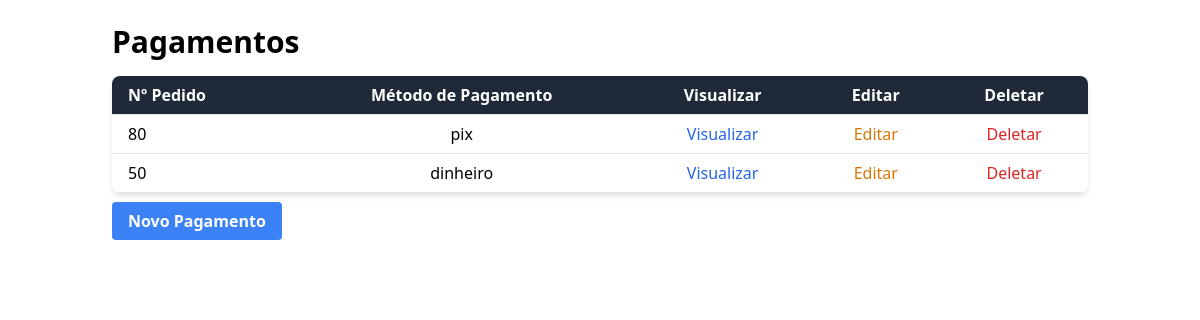
The page /pagamentos/ on the database as committed earlier.
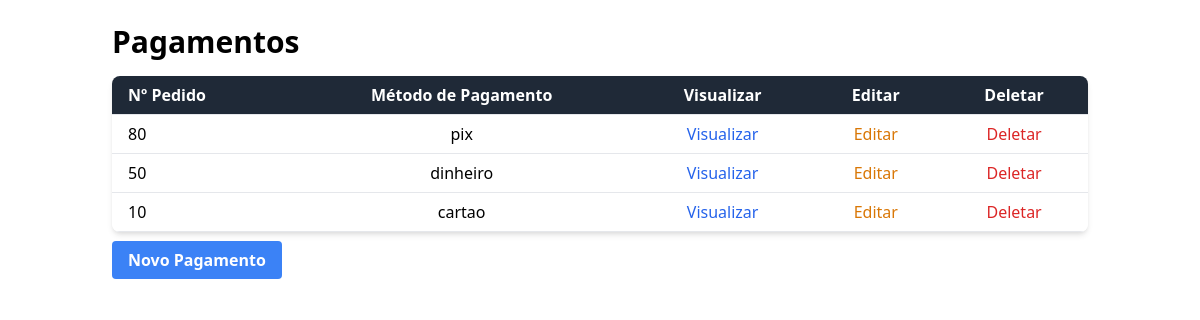
The same page on the database as committed later.
### pagamentos/models.py (models this page shows, shortened)
class Pagamento(models.Model):
    numeropedido = models.IntegerField(default=0)
    metodo = models.CharField(max_length=30, default=" ")

### pagamentos/views.py (the view)
# urls.py: path('', views.pagamento_list, name='pagamento_list'),
def pagamento_list(request, template_name='pagamentos/pagamento_list.html'):
    pagamento = Pagamento.objects.all()
    data = {}
    data['object_list'] = pagamento
    return render(request, template_name, data)

### pagamentos/templates/pagamentos/pagamento_list.html (shortened to what this page needs)
<link href="https://cdn.jsdelivr.net/npm/tailwindcss@2.2.19/dist/tailwind.min.css" rel="stylesheet">
<div class="container mx-auto p-6">
    <h1 class="text-3xl font-bold mb-4">Pagamentos</h1>
    <div class="overflow-x-auto bg-white shadow-md rounded-lg">
        <table class="min-w-full bg-white">
            <thead class="bg-gray-800 text-white">
                <tr>
                    <th class="py-2 px-4 border-b text-left">Nº Pedido</th>
                    <th class="py-2 px-4 border-b text-center">Método de Pagamento</th>
                    <th class="py-2 px-4 border-b text-center">Visualizar</th>
                    <th class="py-2 px-4 border-b text-center">Editar</th>
                    <th class="py-2 px-4 border-b text-center">Deletar</th>
                </tr>
            </thead>
            <tbody>
                {% for pagamento in object_list %}
                <tr class="hover:bg-gray-100">
                    <td class="py-2 px-4 border-b text-left">{{ pagamento.numeropedido }}</td>
                    <td class="py-2 px-4 border-b text-center">{{ pagamento.metodo }}</td>
                    <td class="py-2 px-4 border-b text-center">
                        <a href="{% url 'pagamento_view' pagamento.id %}" class="text-blue-600 hover:underline">Visualizar</a>
                    </td>
                    <td class="py-2 px-4 border-b text-center">
                        <a href="{% url 'pagamento_edit' pagamento.id %}" class="text-yellow-600 hover:underline">Editar</a>
                    </td>
                    <td class="py-2 px-4 border-b text-center">
                        <a href="{% url 'pagamento_delete' pagamento.id %}" class="text-red-600 hover:underline">Deletar</a>
                    </td>
                </tr>
                {% endfor %}
            </tbody>
        </table>
    </div>
    <div class="mt-4">
        <a href="{% url 'pagamento_new' %}" class="bg-blue-500 text-white font-bold py-2 px-4 rounded hover:bg-blue-600">Novo Pagamento</a>
    </div>
</div>

Rows that differ between the two databases and show on the page:
added Pagamento: numeropedido "10", metodo "cartao"
